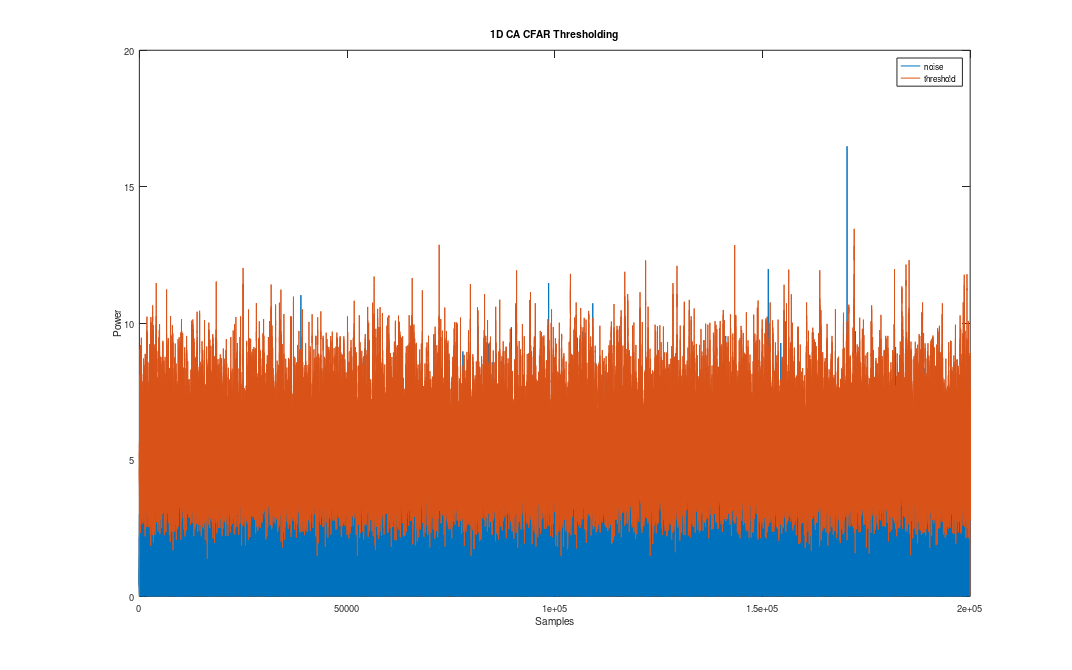
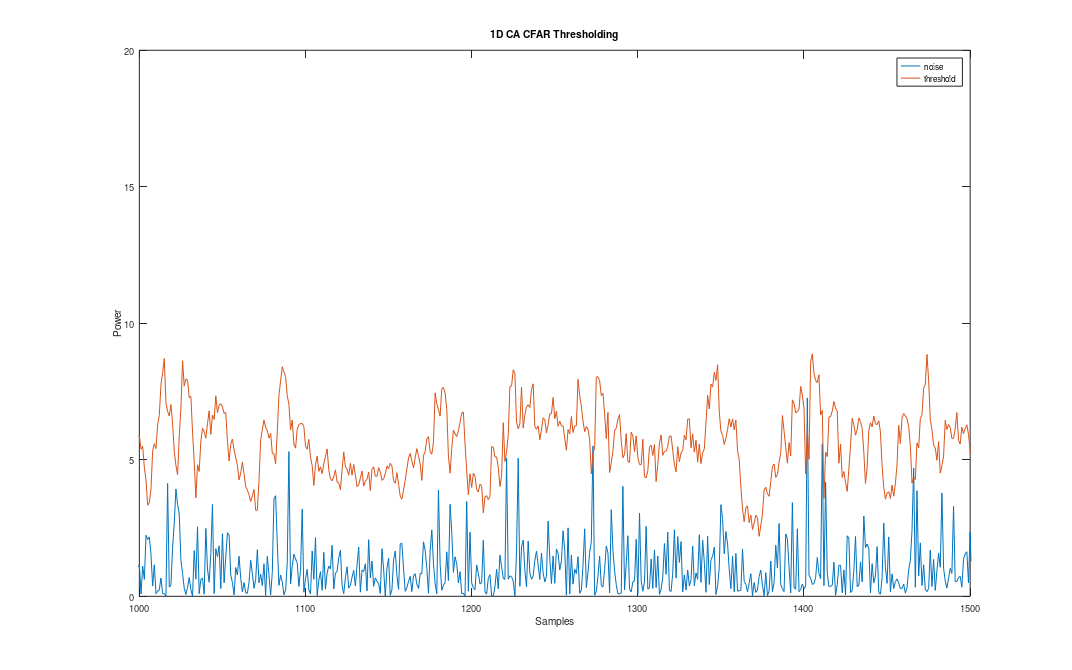

These figures' MATLAB source, in order:
% 1D CA-CFAR Simulation
close all;

% CA CFAR parameters
% -------------------------------------------------------------------------
pfa_set = 1e-2;         % probability of false alarm set
N = 16;                 % total number of reference cells
nr = N/2;               % number of reference cells on one side
ng = 1;                 % number of guard cells on each side

alpha_ca = (pfa_set.^(-1/N))-1;    % ca cfar constant

% Generate complex gaussian noise
% -------------------------------------------------------------------------
numSamples = 2e5;       % number of samples

noise = (randn(1,numSamples)+ 1i*randn(1,numSamples))*1/sqrt(2);    % complex gaussian noise

%plot(noise, '.')

noise_mag2 = (abs(noise)).^2;       % magnitude of noise squared (square law detector)

% plot magnitude squared of noise
figure
plot(noise_mag2)
title('1D CA CFAR Thresholding')
xlabel('Samples')
ylabel('Power')

hold on

t_ca = zeros(size(noise_mag2));         % initialise threshold array
first = 1 + ng + nr;                    % first threshold index
last = length(noise) - nr - ng;         % last threshold index

numFA = 0;                              % number of false alarms

% set threshold and count number of false alarms
for i = first:last
    g_ca = sum(noise_mag2((i-ng-nr):(i-ng-1))) + sum(noise_mag2((i+ng+1):(i+ng+nr)));    % sum of reference cells
    t_ca(i) = g_ca*alpha_ca;     % set threshold
    
    % check if false alarm
    if t_ca(i) < noise_mag2(i)
        numFA = numFA + 1;
    end
    
end

% plot threshold
plot (t_ca)
legend('noise', 'threshold')
hold off

set(gcf,'PaperPosition',[0 0 16 10])
print(gcf, '-dpng', '.\outputs\ca_sim1_full.png');

xlim([1000 1500])
set(gcf,'PaperPosition',[0 0 16 10])
print(gcf, '-dpng', '.\outputs\ca_sim1.png');

pfa_obtained = numFA/numSamples              % probability of false alarm obtained
pfa_error = (abs(pfa_set-pfa_obtained)/pfa_set)*100     % error in pfa

fid = fopen('.\outputs\ca_sim1.txt','a');
fprintf(fid, 'PFA set: %.4d \nPFA obtained: %.4d \nPFA error: %.2f%%\n', pfa_set, pfa_obtained, pfa_error);
fclose(fid);